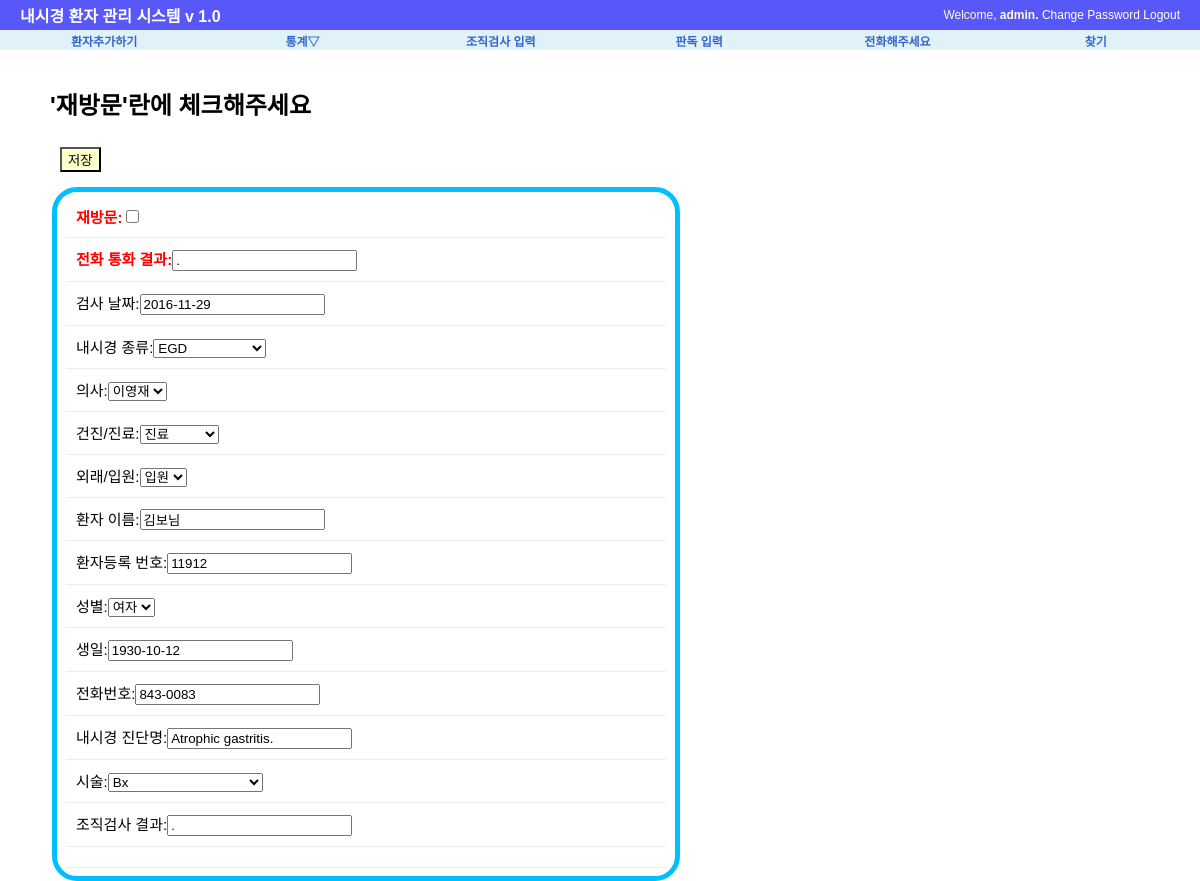
The app's page /procedure/1422/revisit/ (signed in), older data.
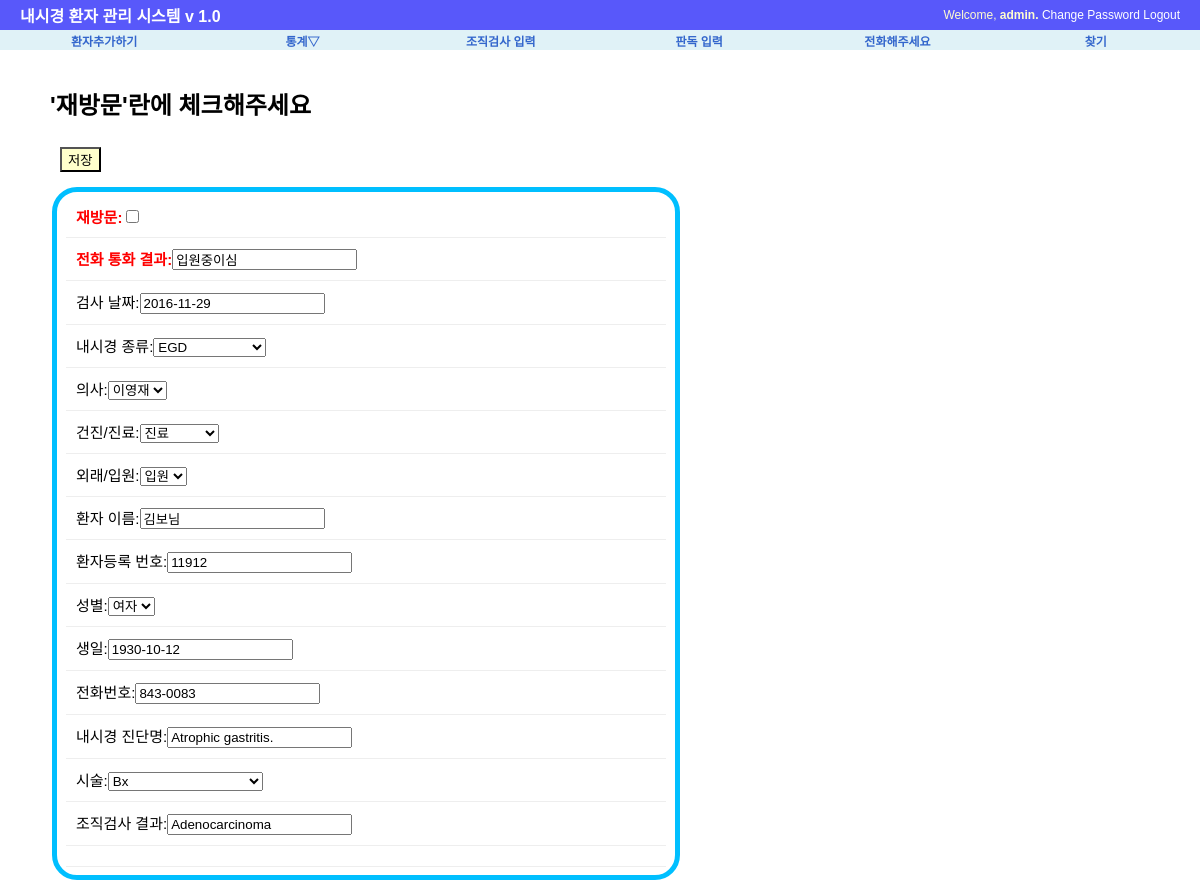
The same page, newer data.
### procedure/models.py (models this page shows, shortened)
class Exam(models.Model):
    exam_date=models.DateField('검사 날짜', default=date.today)
    exam_type=MultiSelectField('내시경 종류', max_length=20, max_choices=3,choices=(('E', 'EGD'),('C','Colonoscopy'), ('S','Sigmoidoscopy')))
    exam_doc=models.CharField('의사', max_length=30, choices=(('이영재','이영재'),('김신일','김신일')), default='김신일')
    exam_class=models.CharField('건진/진료',max_length=30, choices=(('건진',"건진"),('진료',"진료"),('건진+진료',"건진+진료")), default='건진')
    exam_place=models.CharField('외래/입원', max_length=20, choices=(('입원', '입원'), ('외래', '외래')), default='외래')
    patient_name=models.CharField('환자 이름', max_length=50)
    hospital_no=models.CharField('환자등록 번호', max_length=10)
    patient_sex=models.CharField('성별',max_length=10, choices=(('M',"남자"),('F', "여자")), default='M')
    patient_birth=models.DateField('생일', auto_now=False)
    patient_phone=models.CharField("전화번호", max_length=15, default="010-")
    exam_Dx=models.CharField("내시경 진단명",max_length=200)
    exam_procedure=MultiSelectField("시술", max_length=20, max_choices=5, choices=(('None','None'),('Bx',"Bx"),('CLO','CLO'),('Polypectomy', "Polypectomy"),("EMR",'EMR'),
                                                           ('ForeignBody','Foreign Body Remove'),('BleedingControl','Bleeding Control'),('PEG','PEG')))
    Bx_result=models.CharField("조직검사 결과", max_length=200, default=".")
    follow_up=models.IntegerField("추적검사 기간", default=0)
    phone_check=models.CharField("전화 통화 결과", max_length=50, default='.')
    re_visit=models.BooleanField("재방문", default=False)
    class Meta:
        ordering=['-exam_date']

### procedure/views.py (the view)
# urls.py: url(r'^(?P<pk>[0-9]+)/revisit/$', views.ReVisit.as_view(), name='revisit'),
class ReVisit(LoginRequiredMixin, UpdateView):
    model=Exam
    template_name = 'procedure/re_visit.html'
    fields = ['exam_date', 'exam_type', 'exam_doc', 'exam_class', 'exam_place', 'patient_name', 'hospital_no',
              'patient_sex', 'patient_birth','patient_phone','exam_Dx', 'exam_procedure','Bx_result','phone_check','re_visit']
    success_url = reverse_lazy('procedure:phone')

### procedure/templates/procedure/re_visit.html (shortened to what this page needs)
{% extends "base.html" %}
{% load staticfiles %}
{% block extrastyle %}{% static "css/forms.css" %}{%endblock%}
{% block content %}
<div id="content">
<h1> '재방문'란에 체크해주세요</h1>
<form action="." method="post"> {% csrf_token %}
    <div class="submit-row">
        <input type="submit" value="저장"/>
    </div>
    <fieldset class="aligned">
        <div class="form-row">
            <b><font color = 'Red'>{{form.re_visit.label_tag}}</font></b>{{form.re_visit}}
        </div>
        <div class="form-row">
            <b><font color = 'Red'>{{form.phone_check.label_tag}}</font></b>{{form.phone_check}}
        </div>
        <div class="form-row">
            {{form.exam_date.label_tag}}{{form.exam_date}}
        </div>
        <div class="form-row">
            {{form.exam_type.label_tag}}{{form.exam_type}}
        </div>
        <div class="form-row">
            {{form.exam_doc.label_tag}}{{form.exam_doc}}
        </div>
        <div class="form-row">
            {{form.exam_class.label_tag}}{{form.exam_class}}
        </div>
        <div class="form-row">
            {{form.exam_place.label_tag}}{{form.exam_place}}
        </div>
        <div class="form-row">
            {{form.patient_name.label_tag}}{{form.patient_name}}
        </div>
        <div class="form-row">
            {{form.hospital_no.label_tag}}{{form.hospital_no}}
        </div>
        <div class="form-row">
            {{form.patient_sex.label_tag}}{{form.patient_sex}}
        </div>
        <div class="form-row">
            {{form.patient_birth.label_tag}}{{form.patient_birth}}
        </div>
        <div class="form-row">
            {{form.patient_phone.label_tag}}{{form.patient_phone}}
        </div>
        <div class="form-row">
            {{form.exam_Dx.label_tag}}{{form.exam_Dx}}
        </div>
        <div class="form-row">
            {{form.exam_procedure.label_tag}}{{form.exam_procedure}}
        </div>
        <div class="form-row">
            {{form.Bx_result.label_tag}}{{form.Bx_result}}
        </div>
        <div class="form-row">
        </div>
    </fieldset>
    </form>
</div>
{% endblock %}

Row changes from the older to the newer data that the page shows:
changed Exam "EGD": phone_check "." → "입원중이심"; Bx_result "." → "Adenocarcinoma"
